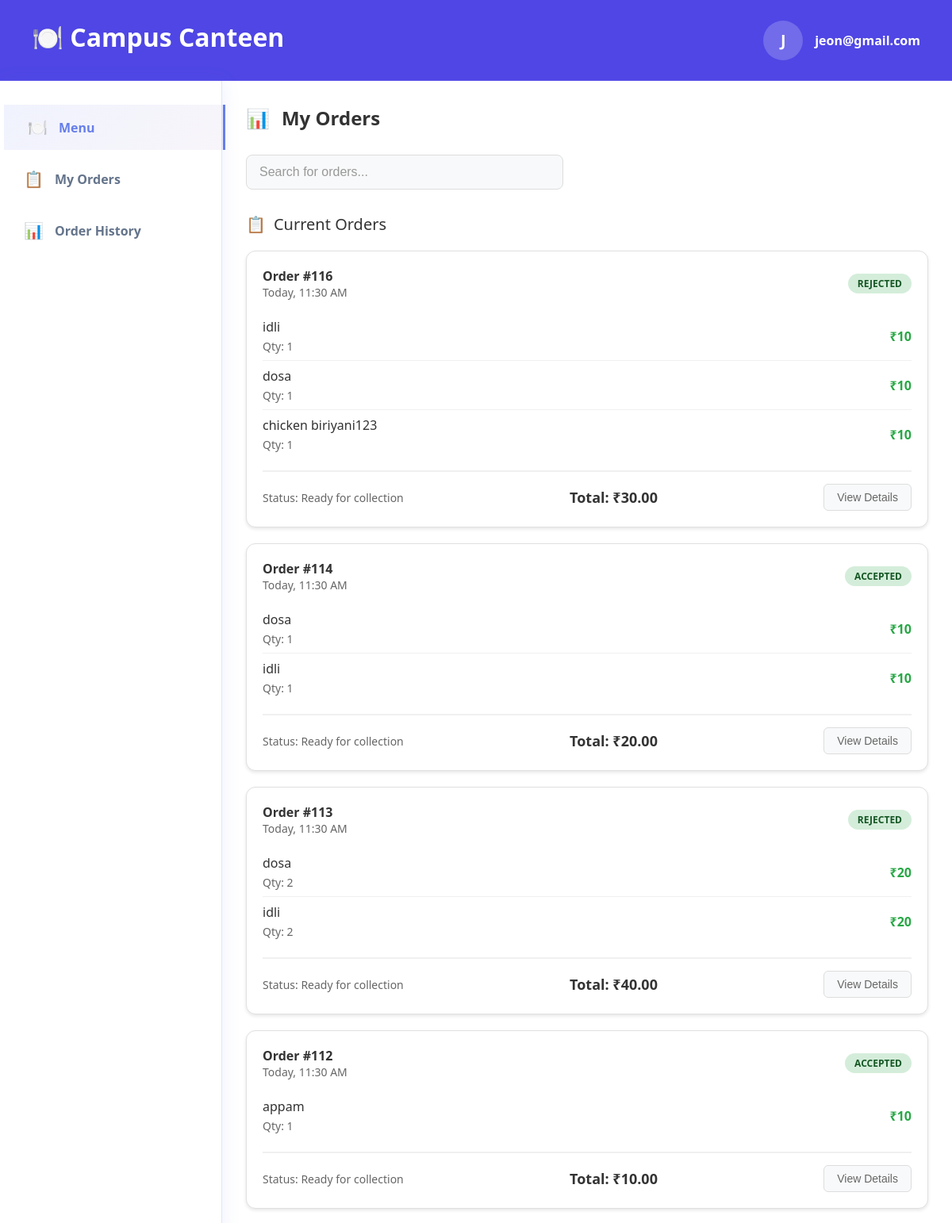
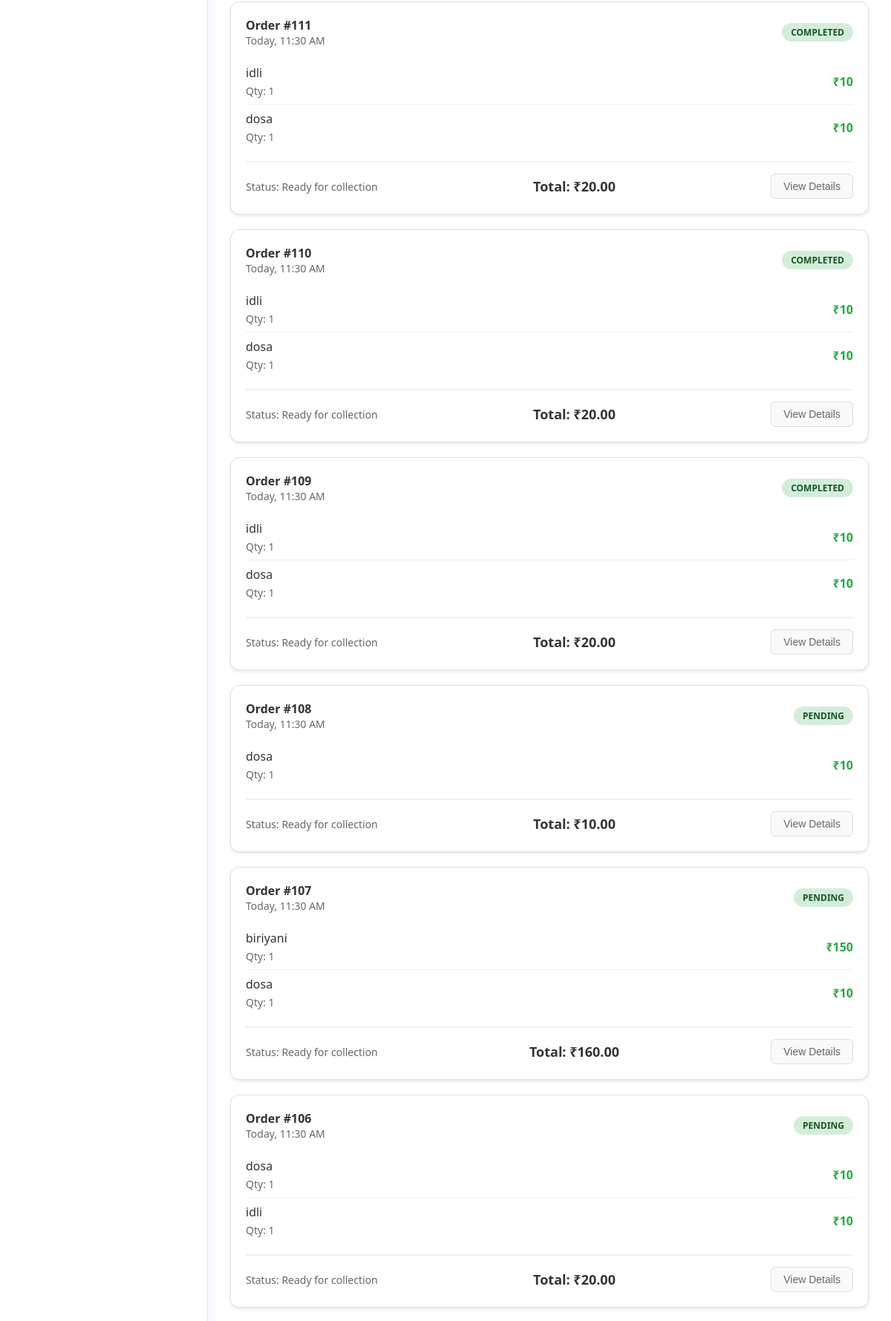
The app's page /public/students/my_orders (signed in, upper part) with its own data (2 pictures, top to bottom).
### tables this page shows
CREATE TABLE `order_items` (
  `id` int NOT NULL,
  `order_id` int NOT NULL,
  `item_id` int NOT NULL,
  `quantity` int DEFAULT NULL
);

CREATE TABLE `items` (
  `id` int NOT NULL,
  `name` varchar(50) DEFAULT NULL,
  `price` decimal(5,0) NOT NULL,
  `canteen_id` int DEFAULT NULL,
  `image_location` varchar(255) DEFAULT NULL,
  `status` enum('out of stock','available','not ready') NOT NULL DEFAULT 'available',
  `description` text NOT NULL,
  `category_id` int DEFAULT NULL
);

### app/controllers/Students.php (called while the page is built, shortened)
<?php
class Students extends Controller
{
    public function my_orders()
    {
        $orders = new Orders;
        $results = $orders->join(
            [
                'order_items' => 'orders.id = order_items.order_id',
                'items' => 'order_items.item_id = items.id'
            ],
            ['orders.student_id' => STUDENT_ID],
            'orders.*, items.name,items.price, items.id as item_id, order_items.quantity',
        );
        $order = $orders->where(['student_id' => STUDENT_ID]);
        foreach ($order as $or) {
            $data['order'][$or->id] = ['total' => $or->total, 'status' => $or->status];
        }
        $list_of_orders = [];
        foreach ($results as $result) {
            $list_of_orders[$result->id][] = $result;
        }
        $data['orders'] = $list_of_orders;
        $this->view('students/my_orders', $data);
    }
}

### app/core/App.php (called while the page is built, shortened)
<?php
class App
{
    private $method = 'index';
    private function splitURL()
    {
        $URL = $_GET['url'] ?? 'home';
        $URL = explode("/", trim($URL, "/"));
        return $URL;
    }
    public function loadController()
    {
        $URL = $this->splitURL();
        $filename = "../app/controllers/" . ucfirst($URL[0]) . ".php";
        if (file_exists($filename)) {
            unset($URL[0]);
        } else {
            $filename = "../app/controllers/_404.php";
            if (file_exists($filename)) {
                require $filename;
                $this->controller = "_404";
            }
        }
        $controller = new $this->controller();
        if (!empty($URL[1])) {
            if (method_exists($controller, $URL[1])) {
                $this->method = $URL[1];
                unset($URL[1]);
            }
        }
        call_user_func_array([$controller, $this->method], $URL);
    }
}

### public/index.php (called while the page is built, shortened)
<?php
require "../app/core/init.php";
$app = new App;
$app->loadController();

### app/core/init.php (called while the page is built, shortened)
<?php
spl_autoload_register(function ($classname) {
    $filename = "../app/models/" . ucfirst($classname) . ".php";
});
require 'Database.php';
require 'Model.php';
require 'App.php';

### app/core/Database.php (called while the page is built, shortened)
<?php
trait Database
{
    private function connect()
    {
        $string = "mysql:hostname=" . DBHOST . ";dbname=" . DBNAME;
        $con = new PDO($string, DBUSER, DBPASS);
        $con->setAttribute(PDO::ATTR_ERRMODE, PDO::ERRMODE_EXCEPTION);
        return $con;
    }
    public function query($query, $data = [], $returnInsertId = false)
    {
        $con = $this->connect();
        $stm = $con->prepare($query);
        $check  = $stm->execute($data);
        if ($check) {
            $result = $stm->fetchAll(PDO::FETCH_OBJ);
            if (is_array($result) && count($result)) {
                return $result;
            }
        }
        return false;
    }
}

### app/core/Model.php (called while the page is built, shortened)
<?php
trait Model
{
    protected $order_type = "desc";
    protected $order_column = "id";
    public function where($data, $data_not = [], $limit = '')
    {
        $keys = array_keys($data);
        $query = "select * from $this->table where ";
        foreach ($keys as $key) {
            $query .= $key . " = :" . $key . " AND ";
        }
        $query = trim($query, " AND ");
        $query .= " order by $this->order_column $this->order_type ";
        $data = array_merge($data, $data_not);
        return $this->query($query, $data);
    }
    public function join($joins = [], $where = [], $selectColumns = '*', $order_type = '', $order_by = '', $limit = '')
    {
        $query = "SELECT {$selectColumns} FROM {$this->table} ";
        foreach ($joins as $table => $onCondition) {
            $query .= "JOIN {$table} ON {$onCondition} ";
        }
        if (!empty($where)) {
            $query .= "WHERE ";
            foreach ($where as $condition => $value) {
                if (preg_match('/(.+)\s(>=|<=|<>|!=|=|>|<|LIKE)$/i', $condition, $matches)) {
                    $column = $matches[1];
                    $operator = $matches[2];
                } else {
                    $column = $condition;
                    $operator = '=';
                }
                $placeholder = str_replace(['.', ' '], '_', $column);
                $query .= "$column $operator :$placeholder AND ";
                $where[$placeholder] = $value;
                unset($where[$condition]);
            }
            $query = rtrim($query, ' AND ');
        }
        $query .= " ORDER BY {$this->order_column} {$this->order_type}";
        return $this->query($query, $where);
    }
}

### app/views/students/my_orders.view.php (the view, shortened to what this page needs)
<!DOCTYPE html>
<html lang="en">
<head>
    <link rel="stylesheet" href="<?= ROOT ?>assets/css/student-general.css">
    <link rel="stylesheet" href="<?= ROOT ?>assets/css/my-orders.css">
</head>
<body>
    <?php require 'header.view.php' ?>
    <div class="container">
        <?php
        require 'sidebar.view.php';
        ?>
        <div class="main-content">
            <div class="page-header">
                <h2>My Orders</h2>
            </div>
            <div class="search-bar">
                <input type="text" placeholder="Search for orders...">
            </div>
            <div class="orders-section">
                <div class="section-title">Current Orders</div>
                <?php foreach ($orders as $order_id => $items): ?>
                    <div class="order-card">
                        <div class="order-header">
                            <div>
                                <div class="order-id">Order #<?= $order_id ?></div>
                                <div class="order-time">Today, 11:30 AM</div>
                            </div>
                            <div class="order-status status-ready"><?= $order[$order_id]['status'] ?> </div>
                        </div>
                        <div class="order-items">
                            <?php foreach ($items as $item): ?>
                                <div class="order-item">
                                    <div class="item-details">
                                        <div class="item-name"><?= $item->name ?></div>
                                        <div class="item-specs">Qty: <?= $item->quantity ?> </div>
                                    </div>
                                    <div class="item-price">₹<?= $item->price * $item->quantity ?></div>
                                </div>
                            <?php endforeach; ?>
                        </div>
                        <div class="order-footer">
                            <div class="order-info">
                                <div>Status: Ready for collection</div>
                            </div>
                            <div class="order-total">Total: ₹<?= $order[$order_id]['total'] ?></div>
                            <div class="order-actions">
                                <button class="btn btn-secondary">View Details</button>
                            </div>
                        </div>
                    </div>
                <?php endforeach; ?>
            </div>
        </div>
    </div>
</body>
</html>

### public/assets/css/student-general.css (style rules this page uses)
* { margin: 0; padding: 0; box-sizing: border-box; }
body { font-family: 'Segoe UI', Tahoma, Geneva, Verdana, sans-serif; min-height: 100vh; color: #333; overflow-x: hidden; }
.container { display: flex; margin: 0 auto; background-color: white; min-height: calc(100vh - 80px); }
.main-content { flex: 1; padding: 30px; }
.page-header { display: flex; align-items: center; gap: 15px; margin-bottom: 30px; }
.page-header h2 { font-size: 24px; color: #333; }
.page-header::before { content: "📊"; font-size: 24px; }
.search-bar { margin-bottom: 30px; }
.search-bar input { width: 100%; max-width: 400px; padding: 12px 16px; border: 1px solid #ddd; border-radius: 8px; font-size: 16px; background-color: #f8f9fa; }
.search-bar input::placeholder { color: #999; }
.section-title { font-size: 20px; color: #333; margin-bottom: 20px; display: flex; align-items: center; gap: 10px; }
.section-title::before { content: "📋"; font-size: 20px; }
.order-card { background-color: #fff; border: 1px solid #e0e0e0; border-radius: 12px; padding: 20px; margin-bottom: 20px; box-shadow: 0 2px 4px rgba(0, 0, 0, 0.1); transition: transform 0.2s ease, box-shadow 0.2s ease; }
.order-header { display: flex; justify-content: space-between; align-items: center; margin-bottom: 15px; }
.order-id { font-weight: bold; color: #333; font-size: 16px; }
.order-status { padding: 4px 12px; border-radius: 16px; font-size: 12px; font-weight: bold; text-transform: uppercase; }
.order-items { margin-bottom: 15px; }
.order-item { display: flex; justify-content: space-between; align-items: center; padding: 8px 0; border-bottom: 1px solid #f0f0f0; }
.order-item:last-child { border-bottom: none; }
.item-details { flex: 1; }
.item-name { font-weight: 500; color: #333; margin-bottom: 4px; }
.item-specs { font-size: 14px; color: #666; }
.item-price { font-weight: bold; color: #28a745; font-size: 16px; }
.order-footer { display: flex; justify-content: space-between; align-items: center; padding-top: 15px; border-top: 2px solid #f0f0f0; }
.order-info { font-size: 14px; color: #666; }
.order-total { font-weight: bold; color: #333; font-size: 18px; }
.order-actions { display: flex; gap: 10px; }
.btn { padding: 8px 16px; border: none; border-radius: 6px; font-size: 14px; cursor: pointer; transition: all 0.3s ease; }
.btn-secondary { background-color: #f8f9fa; color: #666; border: 1px solid #ddd; }

### public/assets/css/my-orders.css (style rules this page uses)
.orders-section { background-color: white; }
.order-time { color: #666; font-size: 14px; }
.status-ready { background-color: #d4edda; color: #155724; }

### records on screen
order_items: item.name "idli", quantity "1", $item->price*$item->quantity "10"
order_items: item.name "dosa", quantity "1", $item->price*$item->quantity "10"
order_items: item.name "chicken biriyani123", quantity "1", $item->price*$item->quantity "10"
order_items: item.name "dosa", quantity "1", $item->price*$item->quantity "10"
order_items: item.name "idli", quantity "1", $item->price*$item->quantity "10"
order_items: item.name "dosa", quantity "2", $item->price * $item->quantity "20"
order_items: item.name "idli", quantity "2", $item->price * $item->quantity "20"
order_items: item.name "appam", quantity "1", $item->price*$item->quantity "10"
order_items: item.name "idli", quantity "1", $item->price*$item->quantity "10"
order_items: item.name "dosa", quantity "1", $item->price*$item->quantity "10"
order_items: item.name "idli", quantity "1", $item->price*$item->quantity "10"
order_items: item.name "dosa", quantity "1", $item->price*$item->quantity "10"
order_items: item.name "idli", quantity "1", $item->price*$item->quantity "10"
order_items: item.name "dosa", quantity "1", $item->price*$item->quantity "10"
order_items: item.name "dosa", quantity "1", $item->price*$item->quantity "10"
order_items: item.name "biriyani", quantity "1", $item->price*$item->quantity "150"
order_items: item.name "dosa", quantity "1", $item->price*$item->quantity "10"
order_items: item.name "dosa", quantity "1", $item->price*$item->quantity "10"
order_items: item.name "idli", quantity "1", $item->price*$item->quantity "10"

### other values on screen
$_SESSION['STUDENT']->email[0] "J"
$_SESSION['STUDENT']->email "jeon@gmail.com"
$order_id "116"
$order[$order_id]['status'] "REJECTED"
$order[$order_id]['total'] "30.00"
$order_id "114"
$order[$order_id]['status'] "ACCEPTED"
$order[$order_id]['total'] "20.00"
$order_id "113"
$order[$order_id]['total'] "40.00"
$order_id "112"
$order[$order_id]['total'] "10.00"
$order_id "111"
$order[$order_id]['status'] "COMPLETED"
$order_id "110"
